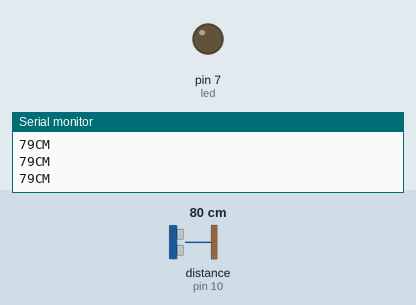
Simulated run of this sketch. Board: Arduino Uno, built with avr-gcc and run on an emulated ATmega328P. On the bench: output pins drawn as LEDs (lit = HIGH), the last lines printed to the serial monitor. Wiring (inferred from the names in the program): ultrasonic range finder: trigger pin 9; echo pin 10. Inputs (shaded band) come from the test bench; at power-on: distance to the obstacle (sensor on pin 10) 80 cm. The echo pulse lasts 58.3 µs per cm; pins used as bus, display or sensor lines are not drawn.

Above: at 1.2 s.
1.3 s: distance to the obstacle (sensor on pin 10) set to 19 cm
2.8 s: distance to the obstacle (sensor on pin 10) set to 15 cm
At 3.3 s:
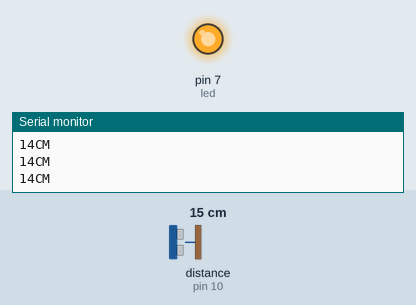
4.3 s: distance to the obstacle (sensor on pin 10) set to 18 cm
At 5.5 s:
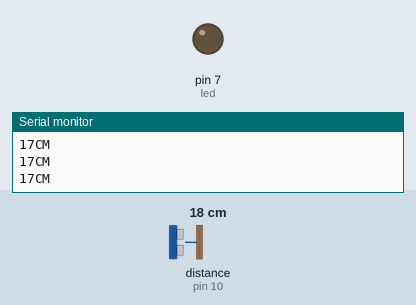
5.8 s: distance to the obstacle (sensor on pin 10) set to 2 cm
At 6.8 s:
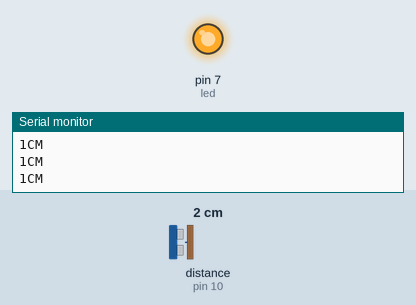
Timing chart, 0 to 8.3 s (numbered marks = the images above; inputs shaded):
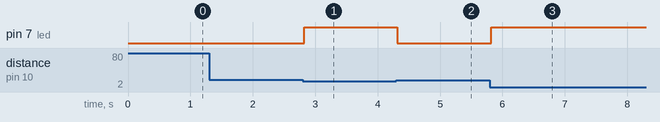

Measured:
- the behaviour switches between 17 and 16 cm on distance to the obstacle (sensor on pin 10) (found by bisection; images 0 and 1)
- after the input at 2.8 s, pin 7 (led): LOW → HIGH at once
- after the input at 4.3 s, pin 7 (led): HIGH → LOW at once
- after the input at 5.8 s, pin 7 (led): LOW → HIGH at once

The sketch:

obstacle_detectand_blinkledsketch_aug10a.ino
```cpp
int trigpin= 9;
int echopin=10;
int led= 7;

void setup() {
  // put your setup code here, to run once:
Serial.begin(9600);
pinMode(led,OUTPUT);
pinMode(trigpin,OUTPUT);
pinMode(echopin,INPUT);

}
void loop() {
  // put your main code here, to run repeatedly:
long duration,distance;
digitalWrite(trigpin,HIGH);
delayMicroseconds(1000);
digitalWrite(trigpin,LOW);
duration=pulseIn(echopin,HIGH);
distance=(duration/2)/29.1;
Serial.print(distance);
Serial.println("CM");
delay(10);
if ((distance<=15))
{
  digitalWrite(led,HIGH);

}
else if(distance>15)
{
  digitalWrite(led,LOW);
}
}
```
